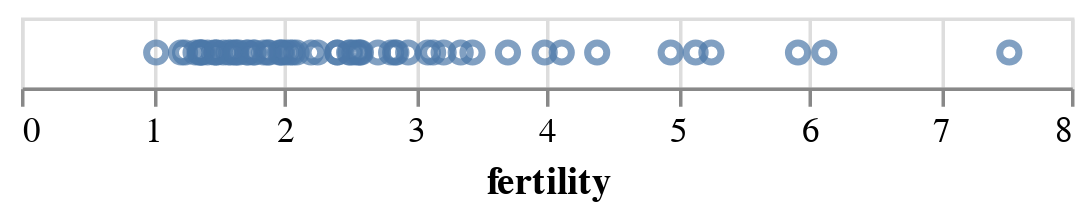

The cell this chart's notebook holds for it:
### Code cell
data2000 = data.loc[data['year'] == 2000] #one year is more manageable
alt.Chart(data2000).mark_point().encode(
    alt.X('fertility:Q')
)

### Figure 1 — Vega-Lite specification as saved in the notebook (floating-point values rounded to 4 significant figures)
{"config": {"view": {"continuousWidth": 300, "continuousHeight": 300}}, "data": {"name": "data-bc091f26dcbfed41e77a4db283369a07"}, "mark": {"type": "point"}, "encoding": {"x": {"field": "fertility", "type": "quantitative"}}, "$schema": "https://vega.github.io/schema/vega-lite/v5.20.1.json", "datasets": {"data-bc091f26dcbfed41e77a4db283369a07": [{"year": 2000, "country": "Afghanistan", "cluster": 0, "pop": 19542982, "life_expect": 54.73, "fertility": 7.53}, {"year": 2000, "country": "Argentina", "cluster": 3, "pop": 37070774, "life_expect": 74.22, "fertility": 2.59}, {"year": 2000, "country": "Australia", "cluster": 4, "pop": 19017963, "life_expect": 79.72, "fertility": 1.77}, {"year": 2000, "country": "Austria", "cluster": 1, "pop": 8010428, "life_expect": 78.49, "fertility": 1.36}, {"year": 2000, "country": "Bahamas", "cluster": 3, "pop": 325014, "life_expect": 71.25, "fertility": 2.1}, {"year": 2000, "country": "Bangladesh", "cluster": 0, "pop": 129193327, "life_expect": 65.47, "fertility": 3.22}, {"year": 2000, "country": "Barbados", "cluster": 3, "pop": 264657, "life_expect": 74.74, "fertility": 1.78}, {"year": 2000, "country": "Belgium", "cluster": 1, "pop": 10264343, "life_expect": 78.04, "fertility": 1.66}, {"year": 2000, "country": "Bolivia", "cluster": 3, "pop": 8592656, "life_expect": 66.53, "fertility": 3.99}, {"year": 2000, "country": "Brazil", "cluster": 3, "pop": 175873720, "life_expect": 71.18, "fertility": 2.26}, {"year": 2000, "country": "Canada", "cluster": 3, "pop": 30683313, "life_expect": 79.36, "fertility": 1.49}, {"year": 2000, "country": "Chile", "cluster": 3, "pop": 15351799, "life_expect": 76.93, "fertility": 1.99}, {"year": 2000, "country": "China", "cluster": 4, "pop": 1264099069, "life_expect": 71.33, "fertility": 1.63}, {"year": 2000, "country": "Colombia", "cluster": 3, "pop": 39215135, "life_expect": 74.23, "fertility": 2.57}, {"year": 2000, "country": "Costa Rica", "cluster": 3, "pop": 3979193, "life_expect": 77.9, "fertility": 2.41}, {"year": 2000, "country": "Croatia", "cluster": 1, "pop": 4548434, "life_expect": 74.65, "fertility": 1.47}, {"year": 2000, "country": "Cuba", "cluster": 3, "pop": 11105791, "life_expect": 77.01, "fertility": 1.58}, {"year": 2000, "country": "Dominican Republic", "cluster": 3, "pop": 8540791, "life_expect": 73.66, "fertility": 2.86}, {"year": 2000, "country": "Ecuador", "cluster": 3, "pop": 12626507, "life_expect": 74.46, "fertility": 3.1}, {"year": 2000, "country": "Egypt", "cluster": 5, "pop": 71371371, "life_expect": 68.54, "fertility": 3.44}, {"year": 2000, "country": "El Salvador", "cluster": 3, "pop": 5958482, "life_expect": 73.07, "fertility": 3.14}, {"year": 2000, "country": "Finland", "cluster": 1, "pop": 5176209, "life_expect": 78.04, "fertility": 1.73}, {"year": 2000, "country": "France", "cluster": 1, "pop": 58665453, "life_expect": 79.19, "fertility": 1.88}, {"year": 2000, "country": "Georgia", "cluster": 1, "pop": 4265172, "life_expect": 70.68, "fertility": 1.6}, {"year": 2000, "country": "Germany", "cluster": 1, "pop": 81551677, "life_expect": 78.39, "fertility": 1.38}, {"year": 2000, "country": "Greece", "cluster": 1, "pop": 11038109, "life_expect": 78.44, "fertility": 1.33}, {"year": 2000, "country": "Grenada", "cluster": 3, "pop": 107432, "life_expect": 71.97, "fertility": 2.58}, {"year": 2000, "country": "Haiti", "cluster": 3, "pop": 8360225, "life_expect": 57.43, "fertility": 4.39}, {"year": 2000, "country": "Hong Kong, China", "cluster": 4, "pop": 6731195, "life_expect": 80.75, "fertility": 1.03}, {"year": 2000, "country": "Iceland", "cluster": 1, "pop": 281462, "life_expect": 80.35, "fertility": 2.07}, {"year": 2000, "country": "India", "cluster": 0, "pop": 1059633675, "life_expect": 62.94, "fertility": 3.35}, {"year": 2000, "country": "Indonesia", "cluster": 4, "pop": 214072421, "life_expect": 67.24, "fertility": 2.54}, {"year": 2000, "country": "Iran", "cluster": 5, "pop": 65544383, "life_expect": 71.94, "fertility": 2.02}, {"year": 2000, "country": "Iraq", "cluster": 5, "pop": 24628858, "life_expect": 68.64, "fertility": 4.95}, {"year": 2000, "country": "Ireland", "cluster": 1, "pop": 3768950, "life_expect": 76.77, "fertility": 1.89}, {"year": 2000, "country": "Israel", "cluster": 5, "pop": 6116958, "life_expect": 78.87, "fertility": 2.95}, {"year": 2000, "country": "Italy", "cluster": 1, "pop": 56966397, "life_expect": 79.64, "fertility": 1.25}, {"year": 2000, "country": "Jamaica", "cluster": 3, "pop": 2612205, "life_expect": 74.64, "fertility": 2.21}, {"year": 2000, "country": "Japan", "cluster": 4, "pop": 126803861, "life_expect": 81.57, "fertility": 1.37}, {"year": 2000, "country": "Kenya", "cluster": 2, "pop": 30851606, "life_expect": 54.83, "fertility": 5.14}, {"year": 2000, "country": "Lebanon", "cluster": 5, "pop": 4320642, "life_expect": 74.82, "fertility": 2.5}, {"year": 2000, "country": "Mexico", "cluster": 3, "pop": 97873442, "life_expect": 74.21, "fertility": 2.72}, {"year": 2000, "country": "Netherlands", "cluster": 1, "pop": 15899135, "life_expect": 78.28, "fertility": 1.72}, {"year": 2000, "country": "New Zealand", "cluster": 4, "pop": 3855266, "life_expect": 78.39, "fertility": 1.98}, {"year": 2000, "country": "Nigeria", "cluster": 2, "pop": 122851984, "life_expect": 54.63, "fertility": 6.12}, {"year": 2000, "country": "North Korea", "cluster": 4, "pop": 23367059, "life_expect": 63.9, "fertility": 1.97}, {"year": 2000, "country": "Norway", "cluster": 1, "pop": 4491202, "life_expect": 78.9, "fertility": 1.85}, {"year": 2000, "country": "Pakistan", "cluster": 0, "pop": 154369924, "life_expect": 61.04, "fertility": 5.26}, {"year": 2000, "country": "Peru", "cluster": 3, "pop": 26654439, "life_expect": 74.61, "fertility": 2.85}, {"year": 2000, "country": "Philippines", "cluster": 4, "pop": 77958223, "life_expect": 70.31, "fertility": 3.71}, {"year": 2000, "country": "Poland", "cluster": 1, "pop": 38504431, "life_expect": 73.9, "fertility": 1.37}, {"year": 2000, "country": "Portugal", "cluster": 1, "pop": 10300626, "life_expect": 76.84, "fertility": 1.54}, {"year": 2000, "country": "Rwanda", "cluster": 2, "pop": 8109989, "life_expect": 50.51, "fertility": 5.92}, {"year": 2000, "country": "Saudi Arabia", "cluster": 5, "pop": 21547390, "life_expect": 70.37, "fertility": 4.12}, {"year": 2000, "country": "South Africa", "cluster": 2, "pop": 46813266, "life_expect": 55.58, "fertility": 2.41}, {"year": 2000, "country": "South Korea", "cluster": 4, "pop": 46788591, "life_expect": 76.34, "fertility": 1.42}, {"year": 2000, "country": "Spain", "cluster": 1, "pop": 40741651, "life_expect": 79.47, "fertility": 1.22}, {"year": 2000, "country": "Switzerland", "cluster": 1, "pop": 7182059, "life_expect": 80.3, "fertility": 1.49}, {"year": 2000, "country": "Turkey", "cluster": 1, "pop": 64113547, "life_expect": 74.73, "fertility": 2.51}, {"year": 2000, "country": "United Kingdom", "cluster": 1, "pop": 58850043, "life_expect": 77.97, "fertility": 1.64}, {"year": 2000, "country": "United States", "cluster": 3, "pop": 282398554, "life_expect": 77.03, "fertility": 2.05}, {"year": 2000, "country": "Venezuela", "cluster": 3, "pop": 24427729, "life_expect": 74.17, "fertility": 2.82}]}}
